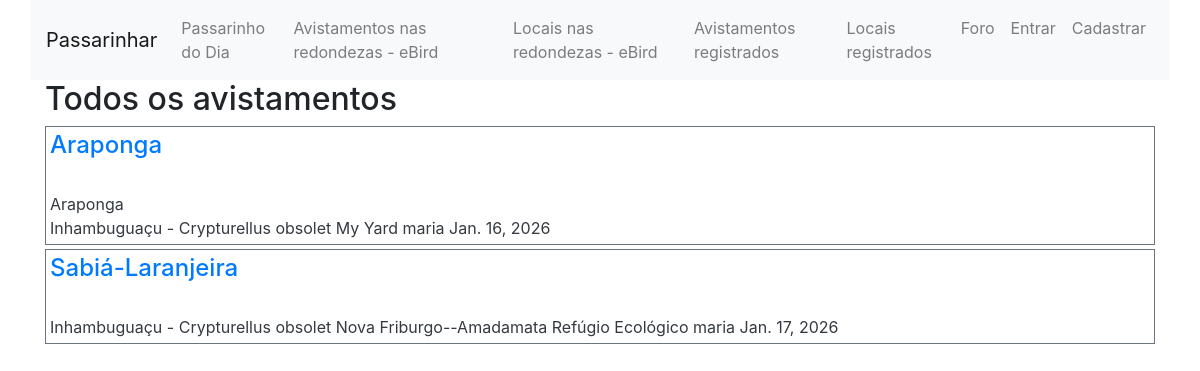
Page /allsightings on the committed database.
### passarinhar/models.py (models this page shows, shortened)
class Sighting(models.Model):
    birder = models.ForeignKey(User, on_delete=models.CASCADE, related_name="owner")
    common_name = models.CharField(max_length=64, unique=True)
    description = models.TextField(blank=True)
    url_img = models.URLField(blank=True)
    spice = models.ForeignKey(Spice, on_delete=models.CASCADE, blank=True,  null=True, related_name="spiceCode")
    place = models.ForeignKey(Place, on_delete=models.CASCADE, blank=True,  null=True, related_name="placeCode")
    date_created = models.DateField(auto_now_add=True)

class Spice(models.Model):
    spice_code = models.CharField(max_length=20, null=True, blank=True)
    name = models.CharField(max_length=64, unique=True)
    scientific_name = models.CharField(max_length=64, null=True, blank=True)
    description = models.TextField(blank=True)
    url_spice_img  = models.URLField(blank=True)
    def __str__(self) -> str:
        return f"{self.name} - {self.scientific_name}"

class Place(models.Model):
    place = models.CharField(max_length=100)
    lat = models.DecimalField(max_digits=10, decimal_places=7, default=0)
    lon = models.DecimalField(max_digits=10, decimal_places=7, default=0)
    subnational2Code = models.CharField(max_length=10, blank=True)
    locId = models.CharField(max_length=20, blank=True)
    latestObsDt = models.CharField(max_length=20, blank=True)
    numSpeciesAllTime = models.IntegerField(default=0)
    country= models.CharField(max_length=2, blank=True)
    region = models.CharField(max_length=100, blank=True)
    def __str__(self) -> str:
        return f"{self.place}"

class User(AbstractUser):
    pass

### passarinhar/views.py (the view)
# urls.py: path("allsightings", views.allsightings, name="allsightings"),
def allsightings(request):
    allsightings = Sighting.objects.all()
    return render(request, "passarinhar/sightings_list.html", {
        "title":"Todos os avistamentos",
        "sightings": allsightings
        })

### passarinhar/templates/passarinhar/sightings_list.html (shortened to what this page needs)
{% extends "passarinhar/layout.html" %}
{% load l10n %}
{% block body %}
    <h2>{{ title }}</h2>
    {% for sighting in sightings %}
        <div class="p-1 my-1 bg-white text-dark border border-secondary">
            <h4><a href = "{% url 'passarinhar:sighting' sighting.id %}">{{ sighting.common_name }}</a></h4>
            <div class="image">
            </div>
            <div class="details">
                {{ sighting.description }}
                <div class="info">
                    {{ sighting.spice }}
                    {{ sighting.place }}
                    {{ sighting.birder }}
                    {{ sighting.date_created }}
                </div>
            </div>
        </div>
    {% endfor %}
{% endblock %}

### rows in the picture
Sighting: common_name "Araponga", description "Araponga", spice "Inhambuguaçu - Crypturellus obsolet", place "My Yard", birder "maria", date_created "Jan. 16, 2026"
Sighting: common_name "Sabiá-Laranjeira", spice "Inhambuguaçu - Crypturellus obsolet", place "Nova Friburgo--Amadamata Refúgio Ecológico", birder "maria", date_created "Jan. 17, 2026"

### other values in the picture
{{ title }} "Todos os avistamentos"
